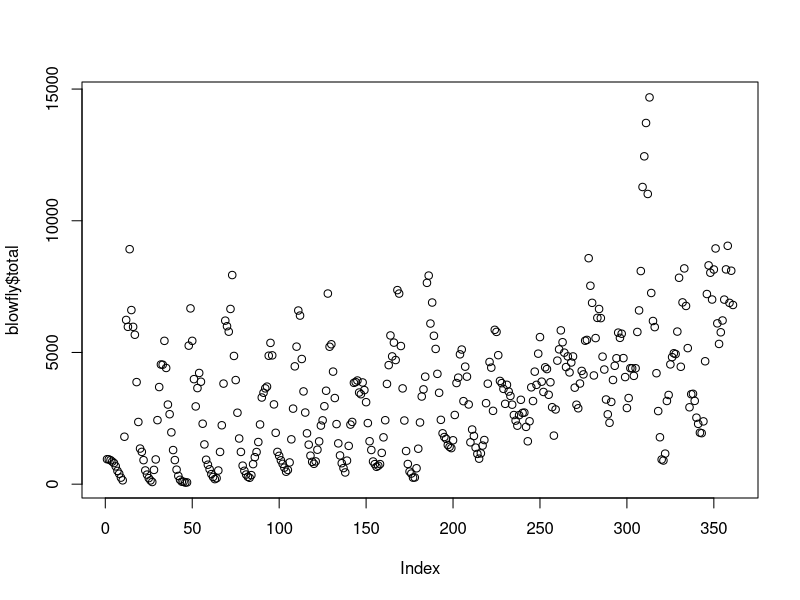
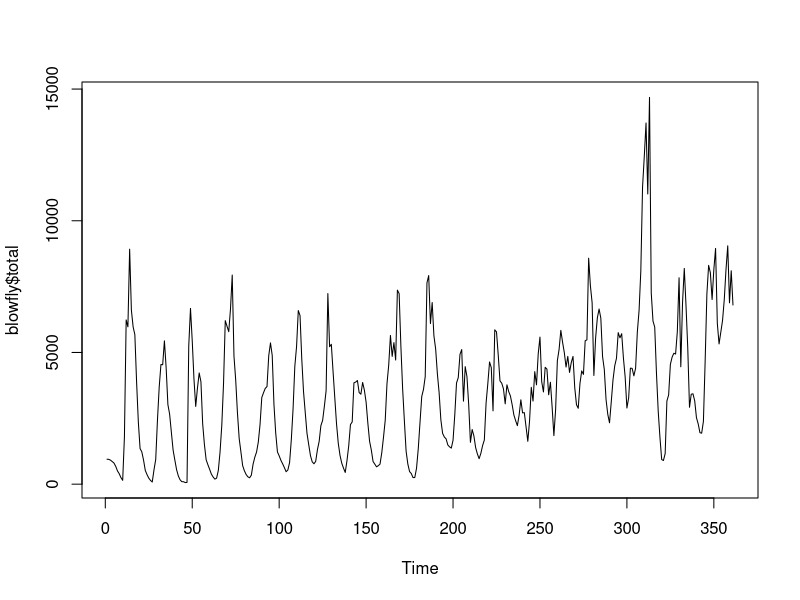
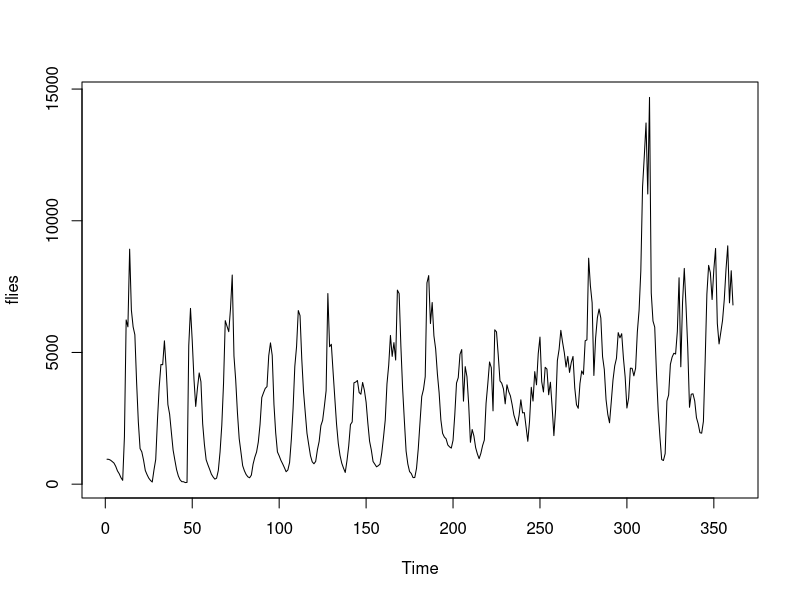
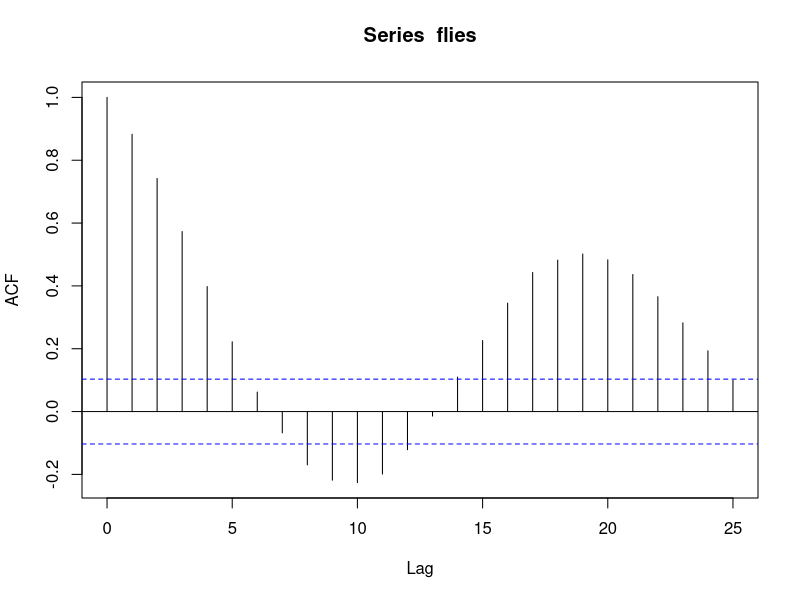
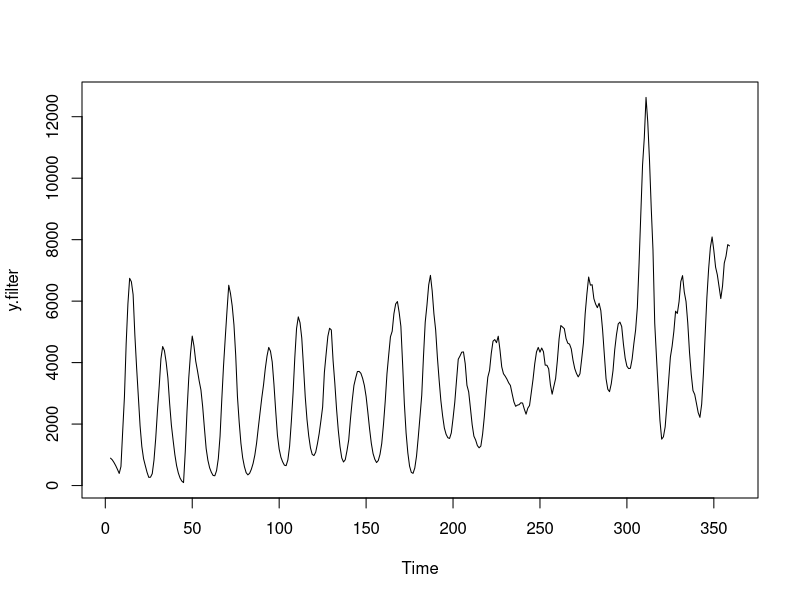
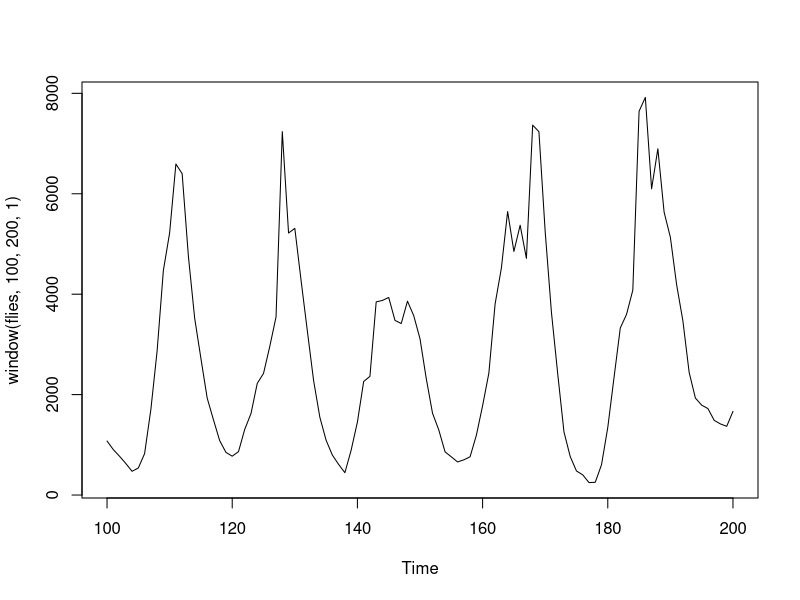
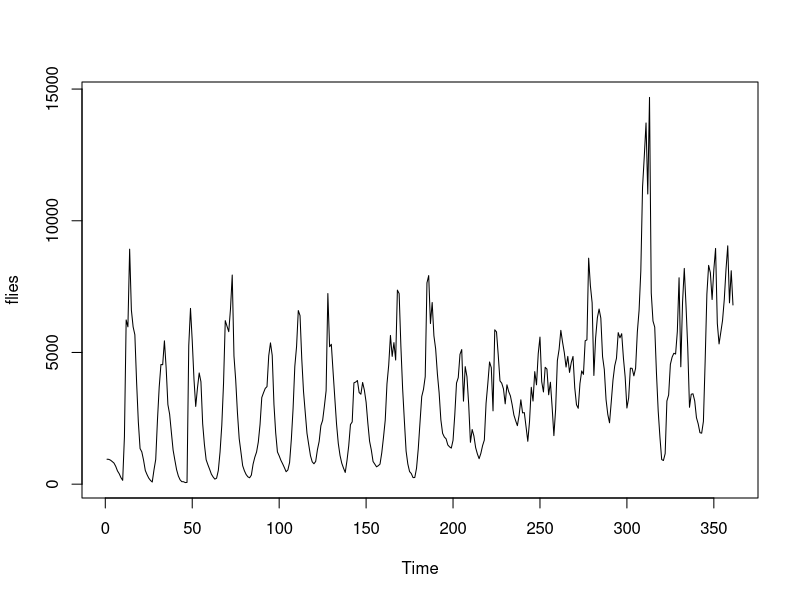
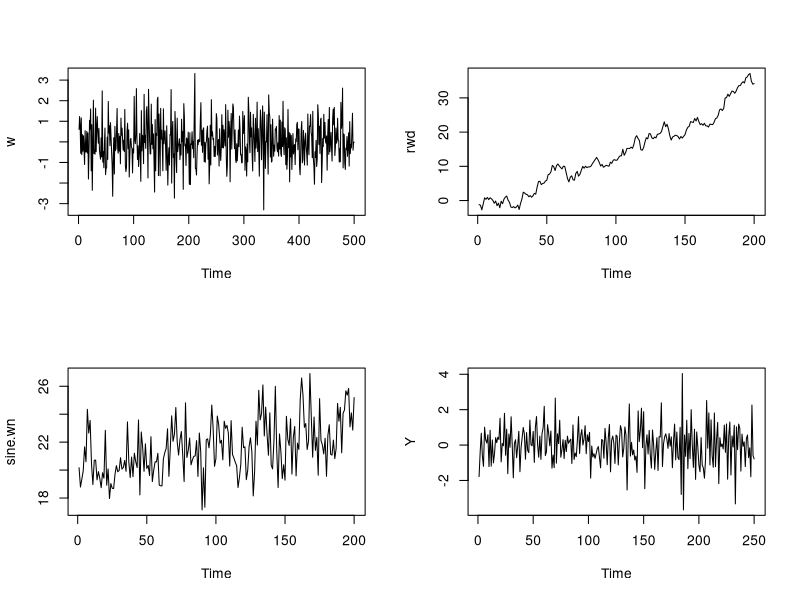

Write R code to recreate these figures, in order.
## ---- chunk 1
library(magrittr) # for the pipes
# install.packages("magrittr") if not installed
## ---- chunk 2
blowfly <- read.csv("blowfly.csv", header = T) 
str(blowfly)
## ---- chunk 3
plot(blowfly$total)
summary(blowfly$total)
## ---- chunk 4
plot.ts(blowfly$total)
## ---- chunk 5
flies <- ts(blowfly$total)
class(flies)
typeof(flies)
## ---- chunk 6
plot(flies)
acf(flies)
y.filter <- filter(flies, filter = rep(1, 5)) / 5
plot(y.filter)

deltat(flies)

plot(window(flies, 100, 200, 1))
## ---- chunk 7
plot(flies)
## ---- chunk 8
w <- rnorm(500, 0, 1) # this is actually a perfect white noise
rw <- cumsum(rnorm(100, 0, 1))
rwd <- cumsum(rnorm(200, 0, 1) + 0.05) # random walk with drift
sine.wn <- sin(1:200 / 5) + rnorm(200, mean = 20, sd = 1.5) + seq(0, 3, length.out = 200)
Z <- rnorm(250, 0, 1)
Y <- numeric(250)
Y[1] <- Z[1]
for (i in 2:250) Y[i] <- -0.5 * Y[i - 1] + Z[i]
## ---- chunk 9
par(mfrow = c(2, 2))

plot.ts(w)
plot.ts(rwd)
plot.ts(sine.wn)
plot.ts(Y)

par(mfrow = c(1, 1))
## ---- chunk 10
plot(window(flies, 1, 100))
plot(window(flies, 1, 100, deltat = 5))
plot(window(flies, 1, 100, deltat = 10))
plot(window(flies, 1, 100, deltat = 20))
## ---- chunk 11

## ---- chunk 12
plot(flies[1:350], flies[2:351])
## ---- chunk 13
# lag=2
plot(flies[1:350], flies[3:352])
# lag=3
plot(flies[1:350], flies[4:353])
## ---- chunk 14
lag.plot(flies, lag = 8, layout = c(2, 4), diag = T)
## ---- chunk 15
lag.plot(flies, lags = 8, set.lags = 9:16, layout = c(2, 4), diag = T)
## ---- chunk 16
acf(flies)
## ---- chunk 17
a <- acf(flies, plot = F)
## ---- chunk 18
a$acf %>% head(10) # for the actual factors
## ---- chunk 19
acf(flies)
## ---- chunk 20
acf(flies, lag.max = 360, col = "red")
## ---- chunk 21
par(mfrow = c(2, 1))

plot(flies, main = NULL)
acf(flies, lag.max = 360, main = NULL)

par(mfrow = c(1, 1))
## ---- chunk 22
acf(flies, type = "covariance")$acf %>% head(10)
## ---- chunk 23
# Autocorrelation Coefficients
acc <- a$acf %>% head(12) %>% round(2)
# Partial Autocorrelation Coefficients
partial.acc <- pacf(flies, plot = F) %>% .$acf %>% head(12) %>% round(2)

plot(1:12, acc, xlab = "Lag", ylab = "Coefficient")
points(1:12, partial.acc, col = "green")
lines(1:12, rep(0, 12))
legend("topright", c("ac coefficients", "Partial ac coeffients"), col = c("black", "green"), pch = c(1, 1))

pacf(flies)
pacf(flies, lag.max = 360, col = "red")
## ---- chunk 24
plot(blowfly, lower.panel = NULL)
## ---- chunk 25
blowfly %>% ts() -> bf
plot(bf)


blowfly$eggs %>% ts() -> eggs
blowfly$nonemerging %>% ts() -> nonemerging
blowfly$emerging %>% ts() -> emerging

# ccf(eggs,flies)

ccf(nonemerging, flies)
ccf(emerging, flies)
ccf(eggs, flies)
## ---- chunk 26
spectrum(flies, main = "")
## ---- chunk 27
spec <- spectrum(flies)

(spec$spec) %>% which.max() -> maxloc # where's the maximal value ?
max.freq <- (spec$freq)[maxloc] # what's the maximal value ?
max.freq
plot(spec, main = "")
abline(v = max.freq, col = "red", lwd = 2)

1 / max.freq
## ---- chunk 28
first <- ts(flies[1:200])
second <- ts(flies[201:361])
par(mfrow = c(1, 2))
plot(first, ylim = c(0, 14000))
plot(second)
par(mfrow = c(1, 1))
## ---- chunk 29
par(mfrow = c(2, 2))
acf(first)
acf(second)
pacf(first)
pacf(second)
par(mfrow = c(1, 1))
## ---- chunk 30
firstX <- 1:length(first)
first.lm <- lm(first ~ firstX)
first.detrended <- first - predict(first.lm)

secondX <- 1:length(second)
second.lm <- lm(second ~ secondX)
second.detrended <- second - predict(second.lm)

par(mfrow = c(2, 2))
plot(first)
lines(first.lm$fitted.values, col = "red")
plot(second)
lines(second.lm$fitted.values, col = "blue")

plot.ts(first.detrended) # reminder Q: why plot.ts ?
plot.ts(second.detrended)
par(mfrow = c(1, 1))
## ---- chunk 31
first.lm$coefficients
second.lm$coefficients
## ---- chunk 32
par(mfrow = c(2, 2))
acf(first.detrended)
acf(second.detrended)
pacf(first.detrended)
pacf(second.detrended)
par(mfrow = c(1, 1))
## ---- chunk 33
par(mfrow = c(2, 1))
plot(flies)
flies %>% diff() %>% plot()
par(mfrow = c(1, 1))
## ---- chunk 34
first.diff <- diff(first)
second.diff <- diff(second)


par(mfrow = c(3, 2))
plot(first)
lines(first.lm$fitted.values, col = "red")
plot(second)
lines(second.lm$fitted.values, col = "blue")

plot.ts(first.detrended) # reminder Q: why plot.ts ?
plot.ts(second.detrended)

plot(first.diff)
plot(second.diff)

par(mfrow = c(1, 1))
## ---- chunk 35
par(mfrow = c(3, 2))

plot(first)
plot(second)

acf(first.detrended, main = "")
acf(second.detrended, main = "")

acf(first.diff, main = "")
acf(second.diff, main = "")
par(mfrow = c(1, 1))
## ---- chunk 36
w <- ts(w)
rwd <- ts(rwd)
sine.wn <- ts(sine.wn)
Y <- ts(Y)

plot(w)
plot(rwd)
plot(sine.wn)
plot(Y)
## ---- chunk 37
par(mfrow = c(2, 2))

plot(window(w, 100, 200))
plot(window(w, 100, 150))
plot(window(w, 100, 125))

par(mfrow = c(1, 1))
## ---- chunk 38
par(mfrow = c(3, 1))

v <- filter(w, sides = 2, filter = rep(1, 3) / 3)
plot(w)
lines(v, col = "red")

rwd.s <- filter(rwd, sides = 2, filter = rep(1, 3) / 3)
plot(rwd)
lines(rwd.s, col = "red")

sine.wn.s <- filter(sine.wn, sides = 2, filter = rep(1, 3) / 3)
plot(sine.wn)
lines(sine.wn.s, col = "red")

Y.s <- filter(Y, sides = 2, filter = rep(1, 3) / 3)
plot(Y)
lines(Y.s, col = "red")

par(mfrow = c(1, 1))
## ---- chunk 39
v <- filter(w, sides = 2, filter = rep(1, 9) / 9)
plot(w)
lines(v, col = "red")

rwd.s <- filter(rwd, sides = 2, filter = rep(1, 9) / 9)
plot(rwd)
lines(rwd.s, col = "red")

sine.wn.s <- filter(sine.wn, sides = 2, filter = rep(1, 9) / 9)
plot(sine.wn)
lines(sine.wn.s, col = "red")


Y.s <- filter(Y, sides = 2, filter = rep(1, 9) / 9)
plot(Y)
lines(Y.s, col = "red")
## ---- chunk 40
v <- filter(w, sides = 2, filter = rep(1, 15) / 15)
plot(w)
lines(v, col = "red")

rwd.s <- filter(rwd, sides = 2, filter = rep(1, 15) / 15)
plot(rwd)
lines(rwd.s, col = "red")

sine.wn.s <- filter(sine.wn, sides = 2, filter = rep(1, 15) / 15)
plot(sine.wn)
lines(sine.wn.s, col = "red", lwd = 3)


Y.s <- filter(Y, sides = 2, filter = rep(1, 15) / 15)
plot(Y)
lines(Y.s, col = "red")
## ---- chunk 41
t <- 1:length(sine.wn)

plot(sine.wn)
lines(sine.wn.s, col = "red", lwd = 3)
lines(ksmooth(t, sine.wn, "normal", bandwidth = 5), col = "blue", lwd = 2)

plot(sine.wn)
lines(sine.wn.s, col = "red", lwd = 3)
lines(ksmooth(t, sine.wn, "normal", bandwidth = 10), col = "blue", lwd = 2)

plot(sine.wn)
lines(sine.wn.s, col = "red", lwd = 3)
lines(ksmooth(t, sine.wn, "normal", bandwidth = 20), col = "blue", lwd = 2)
## ---- chunk 42
t <- 1:length(sine.wn)

# smoothing paraeter=0.1
plot(sine.wn)
lines(sine.wn.s, col = "red", lwd = 3)
lines(smooth.spline(t, sine.wn, spar = 0.1), col = "blue", lwd = 2)

# smoothing paraeter=1
plot(sine.wn)
lines(sine.wn.s, col = "red", lwd = 3)
lines(smooth.spline(t, sine.wn, spar = 1), col = "blue", lwd = 2)

# smoothing paraeter=0.7
plot(sine.wn)
lines(sine.wn.s, col = "red", lwd = 3)
lines(smooth.spline(t, sine.wn, spar = 0.7), col = "blue", lwd = 2)
## ---- chunk 43
t <- 1:length(flies)

plot(flies)
lines(ksmooth(t, flies, "normal", bandwidth = 5), col = "blue", lwd = 2)

# spline smoothing smoothing paraeter=0.4
plot(flies)
lines(smooth.spline(t, flies, spar = 0.4), col = "blue", lwd = 2)
## ---- chunk 44
par(mfrow = c(3, 1))
plot(w)
acf(w, main = "")
spectrum(w, main = "")
par(mfrow = c(1, 1))
## ---- chunk 45
par(mfrow = c(3, 1))
plot(ts(rw))
acf(rw, main = "")
spectrum(rw, main = "")
par(mfrow = c(1, 1))
## ---- chunk 46
rw <- cumsum(rnorm(100, 0, 1))
par(mfrow = c(3, 1))
plot(ts(rw))
acf(rw, main = "")
spectrum(rw, main = "")
par(mfrow = c(1, 1))
## ---- chunk 47
par(mfrow = c(3, 1))
plot(Y)
acf(Y)
pacf(Y, main = "")
par(mfrow = c(1, 1))
